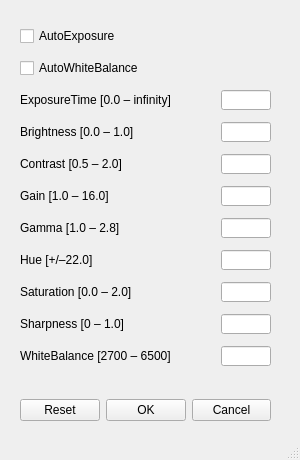
<?xml version="1.0" encoding="UTF-8"?>
<ui version="4.0">
 <class>CameraSettingsWindow</class>
 <widget class="QMainWindow" name="CameraSettingsWindow">
  <property name="geometry">
   <rect>
    <x>0</x>
    <y>0</y>
    <width>300</width>
    <height>460</height>
   </rect>
  </property>
  <property name="sizePolicy">
   <sizepolicy hsizetype="Fixed" vsizetype="Fixed">
    <horstretch>0</horstretch>
    <verstretch>0</verstretch>
   </sizepolicy>
  </property>
  <property name="minimumSize">
   <size>
    <width>300</width>
    <height>460</height>
   </size>
  </property>
  <property name="maximumSize">
   <size>
    <width>300</width>
    <height>460</height>
   </size>
  </property>
  <property name="windowTitle">
   <string>Camera Settings</string>
  </property>
  <widget class="QWidget" name="centralwidget">
   <widget class="QWidget" name="verticalLayoutWidget">
    <property name="geometry">
     <rect>
      <x>20</x>
      <y>20</y>
      <width>251</width>
      <height>361</height>
     </rect>
    </property>
    <layout class="QVBoxLayout" name="verticalLayout">
     <item>
      <widget class="QCheckBox" name="autoexposureCheckBox">
       <property name="text">
        <string>AutoExposure</string>
       </property>
      </widget>
     </item>
     <item>
      <widget class="QCheckBox" name="autowhitebalanceCheckBox">
       <property name="text">
        <string>AutoWhiteBalance</string>
       </property>
      </widget>
     </item>
     <item>
      <layout class="QHBoxLayout" name="horizontalLayout_5">
       <item>
        <widget class="QLabel" name="exposureLabel">
         <property name="text">
          <string>ExposureTime [0.0 – infinity]</string>
         </property>
        </widget>
       </item>
       <item>
        <widget class="QLineEdit" name="exposureEdit">
         <property name="sizePolicy">
          <sizepolicy hsizetype="Fixed" vsizetype="Fixed">
           <horstretch>0</horstretch>
           <verstretch>0</verstretch>
          </sizepolicy>
         </property>
         <property name="maximumSize">
          <size>
           <width>50</width>
           <height>20</height>
          </size>
         </property>
        </widget>
       </item>
      </layout>
     </item>
     <item>
      <layout class="QHBoxLayout" name="horizontalLayout_9">
       <item>
        <widget class="QLabel" name="brightnessLabel">
         <property name="text">
          <string>Brightness [0.0 – 1.0]</string>
         </property>
        </widget>
       </item>
       <item>
        <widget class="QLineEdit" name="brightnessEdit">
         <property name="sizePolicy">
          <sizepolicy hsizetype="Fixed" vsizetype="Fixed">
           <horstretch>0</horstretch>
           <verstretch>0</verstretch>
          </sizepolicy>
         </property>
         <property name="maximumSize">
          <size>
           <width>50</width>
           <height>20</height>
          </size>
         </property>
        </widget>
       </item>
      </layout>
     </item>
     <item>
      <layout class="QHBoxLayout" name="horizontalLayout_10">
       <item>
        <widget class="QLabel" name="contrastLabel">
         <property name="text">
          <string>Contrast [0.5 – 2.0]</string>
         </property>
        </widget>
       </item>
       <item>
        <widget class="QLineEdit" name="contrastEdit">
         <property name="sizePolicy">
          <sizepolicy hsizetype="Fixed" vsizetype="Fixed">
           <horstretch>0</horstretch>
           <verstretch>0</verstretch>
          </sizepolicy>
         </property>
         <property name="maximumSize">
          <size>
           <width>50</width>
           <height>20</height>
          </size>
         </property>
        </widget>
       </item>
      </layout>
     </item>
     <item>
      <layout class="QHBoxLayout" name="horizontalLayout_11">
       <item>
        <widget class="QLabel" name="gainLabel">
         <property name="text">
          <string>Gain [1.0 – 16.0]</string>
         </property>
        </widget>
       </item>
       <item>
        <widget class="QLineEdit" name="gainEdit">
         <property name="sizePolicy">
          <sizepolicy hsizetype="Fixed" vsizetype="Fixed">
           <horstretch>0</horstretch>
           <verstretch>0</verstretch>
          </sizepolicy>
         </property>
         <property name="maximumSize">
          <size>
           <width>50</width>
           <height>20</height>
          </size>
         </property>
        </widget>
       </item>
      </layout>
     </item>
     <item>
      <layout class="QHBoxLayout" name="horizontalLayout_12">
       <item>
        <widget class="QLabel" name="gammaLabel">
         <property name="text">
          <string>Gamma [1.0 – 2.8]</string>
         </property>
        </widget>
       </item>
       <item>
        <widget class="QLineEdit" name="gammaEdit">
         <property name="sizePolicy">
          <sizepolicy hsizetype="Fixed" vsizetype="Fixed">
           <horstretch>0</horstretch>
           <verstretch>0</verstretch>
          </sizepolicy>
         </property>
         <property name="maximumSize">
          <size>
           <width>50</width>
           <height>20</height>
          </size>
         </property>
        </widget>
       </item>
      </layout>
     </item>
     <item>
      <layout class="QHBoxLayout" name="horizontalLayout_13">
       <item>
        <widget class="QLabel" name="hueLabel">
         <property name="text">
          <string>Hue [+/–22.0]</string>
         </property>
        </widget>
       </item>
       <item>
        <widget class="QLineEdit" name="hueEdit">
         <property name="sizePolicy">
          <sizepolicy hsizetype="Fixed" vsizetype="Fixed">
           <horstretch>0</horstretch>
           <verstretch>0</verstretch>
          </sizepolicy>
         </property>
         <property name="maximumSize">
          <size>
           <width>50</width>
           <height>20</height>
          </size>
         </property>
        </widget>
       </item>
      </layout>
     </item>
     <item>
      <layout class="QHBoxLayout" name="horizontalLayout_14">
       <item>
        <widget class="QLabel" name="saturationLabel">
         <property name="text">
          <string>Saturation [0.0 – 2.0]</string>
         </property>
        </widget>
       </item>
       <item>
        <widget class="QLineEdit" name="saturationEdit">
         <property name="sizePolicy">
          <sizepolicy hsizetype="Fixed" vsizetype="Fixed">
           <horstretch>0</horstretch>
           <verstretch>0</verstretch>
          </sizepolicy>
         </property>
         <property name="maximumSize">
          <size>
           <width>50</width>
           <height>20</height>
          </size>
         </property>
        </widget>
       </item>
      </layout>
     </item>
     <item>
      <layout class="QHBoxLayout" name="horizontalLayout_15">
       <item>
        <widget class="QLabel" name="sharpnessLabel">
         <property name="sizePolicy">
          <sizepolicy hsizetype="Preferred" vsizetype="Preferred">
           <horstretch>0</horstretch>
           <verstretch>0</verstretch>
          </sizepolicy>
         </property>
         <property name="text">
          <string>Sharpness [0 – 1.0]</string>
         </property>
        </widget>
       </item>
       <item>
        <widget class="QLineEdit" name="sharpnessEdit">
         <property name="sizePolicy">
          <sizepolicy hsizetype="Fixed" vsizetype="Fixed">
           <horstretch>0</horstretch>
           <verstretch>0</verstretch>
          </sizepolicy>
         </property>
         <property name="maximumSize">
          <size>
           <width>50</width>
           <height>20</height>
          </size>
         </property>
        </widget>
       </item>
      </layout>
     </item>
     <item>
      <layout class="QHBoxLayout" name="horizontalLayout_16">
       <item>
        <widget class="QLabel" name="whitebalanceLabel">
         <property name="sizePolicy">
          <sizepolicy hsizetype="Preferred" vsizetype="Preferred">
           <horstretch>0</horstretch>
           <verstretch>0</verstretch>
          </sizepolicy>
         </property>
         <property name="text">
          <string>WhiteBalance [2700 – 6500]</string>
         </property>
        </widget>
       </item>
       <item>
        <widget class="QLineEdit" name="whitebalanceEdit">
         <property name="sizePolicy">
          <sizepolicy hsizetype="Fixed" vsizetype="Fixed">
           <horstretch>0</horstretch>
           <verstretch>0</verstretch>
          </sizepolicy>
         </property>
         <property name="maximumSize">
          <size>
           <width>50</width>
           <height>20</height>
          </size>
         </property>
        </widget>
       </item>
      </layout>
     </item>
    </layout>
   </widget>
   <widget class="QWidget" name="horizontalLayoutWidget_12">
    <property name="geometry">
     <rect>
      <x>20</x>
      <y>390</y>
      <width>251</width>
      <height>41</height>
     </rect>
    </property>
    <layout class="QHBoxLayout" name="horizontalLayout_17">
     <item>
      <widget class="QPushButton" name="resetpushButton">
       <property name="text">
        <string>Reset</string>
       </property>
      </widget>
     </item>
     <item>
      <widget class="QPushButton" name="OKpushButton">
       <property name="text">
        <string>OK</string>
       </property>
      </widget>
     </item>
     <item>
      <widget class="QPushButton" name="CancelpushButton">
       <property name="text">
        <string>Cancel</string>
       </property>
      </widget>
     </item>
    </layout>
   </widget>
  </widget>
  <widget class="QMenuBar" name="menubar">
   <property name="geometry">
    <rect>
     <x>0</x>
     <y>0</y>
     <width>300</width>
     <height>21</height>
    </rect>
   </property>
  </widget>
  <widget class="QStatusBar" name="statusbar"/>
 </widget>
 <resources/>
 <connections/>
</ui>
